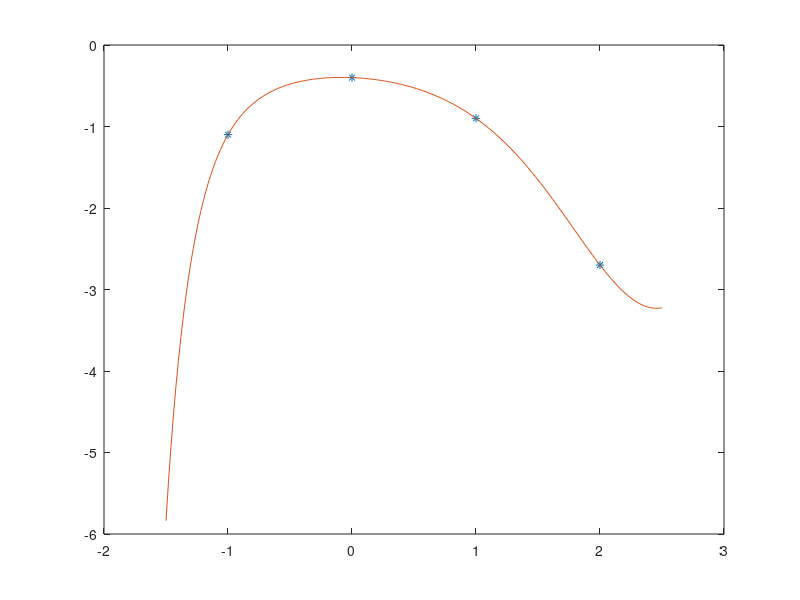

Source code (MATLAB):
clear all;clc

# y = -e^pol2 -> ln(-y) = pol2

x = [-1 0 1 2];
y = [-1.1 -0.4 -0.9 -2.7];


cL = polyfit(x,log(-y),length(x))

pL = @(x) polyval(cL,x)

xx = linspace(-1.5,2.5,201);

f = @(x) -e.^pL(x)

plot(x,y,'*',xx,f(xx))
